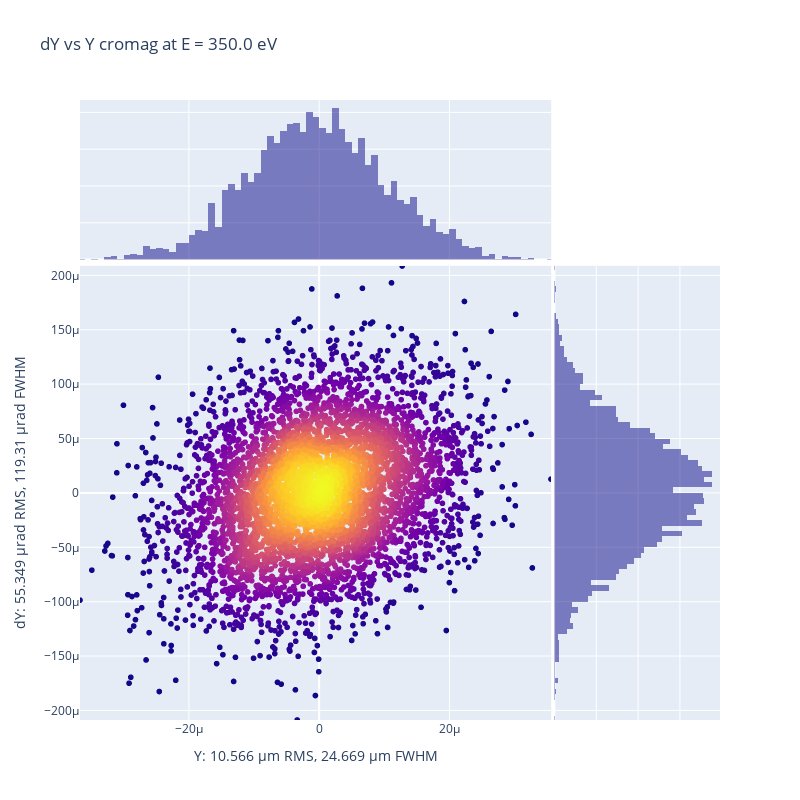

Notebook source saved alongside this figure:
### Code cell
opx.plot_spd_plotly(oe.get_diagram(distance_from_oe=0), oe_name=oe.name, x_key="Y", y_key="dY", 
                show_map=False, light_plot=False, orthonorm=False, save_in_file="", return_fwhm=False,)

### Figure 1 — Plotly figure (JSON) as saved in the notebook; plotly's stock layout.template omitted (floating-point values rounded to 4 significant figures; data arrays with more than 128 entries replaced by an {"elided": "..."} marker saying what was removed)
{"data": [{"hovertemplate": "Y=%{x}<br>dY=%{y}<br>color=%{marker.color}<extra></extra>", "legendgroup": "", "marker": {"color": {"elided": "5000 float values"}, "coloraxis": "coloraxis", "symbol": "circle"}, "mode": "markers", "name": "", "showlegend": false, "type": "scattergl", "x": {"elided": "5000 float values"}, "xaxis": "x", "y": {"elided": "5000 float values"}, "yaxis": "y"}, {"alignmentgroup": "True", "bingroup": "x", "hovertemplate": "Y=%{x}<br>count=%{y}<extra></extra>", "legendgroup": "", "marker": {"color": "#0d0887"}, "name": "", "offsetgroup": "", "opacity": 0.5, "showlegend": false, "type": "histogram", "x": {"elided": "5000 float values"}, "xaxis": "x3", "yaxis": "y3"}, {"alignmentgroup": "True", "bingroup": "y", "hovertemplate": "dY=%{y}<br>count=%{x}<extra></extra>", "legendgroup": "", "marker": {"color": "#0d0887"}, "name": "", "offsetgroup": "", "opacity": 0.5, "showlegend": false, "type": "histogram", "xaxis": "x2", "y": {"elided": "5000 float values"}, "yaxis": "y2"}], "layout": {"barmode": "overlay", "coloraxis": {"colorbar": {"title": {"text": "color"}}, "colorscale": [[0, "#0d0887"], [0.1111, "#46039f"], [0.2222, "#7201a8"], [0.3333, "#9c179e"], [0.4444, "#bd3786"], [0.5556, "#d8576b"], [0.6667, "#ed7953"], [0.7778, "#fb9f3a"], [0.8889, "#fdca26"], [1, "#f0f921"]], "showscale": false}, "height": 800, "legend": {"tracegroupgap": 0}, "title": {"text": "dY vs Y cromag at E = 350.0 eV"}, "width": 800, "xaxis": {"anchor": "y", "domain": [0, 0.7363], "range": [-3.673e-05, 3.563e-05], "title": {"text": "Y: 10.566 µm RMS, 24.669 µm FWHM"}}, "xaxis2": {"anchor": "y2", "domain": [0.7413, 1], "matches": "x2", "showgrid": true, "showline": false, "showticklabels": false, "ticks": ""}, "xaxis3": {"anchor": "y3", "domain": [0, 0.7363], "matches": "x", "showgrid": true, "showticklabels": false}, "xaxis4": {"anchor": "y4", "domain": [0.7413, 1], "matches": "x2", "showgrid": true, "showline": false, "showticklabels": false, "ticks": ""}, "yaxis": {"anchor": "x", "domain": [0, 0.7326], "range": [-0.0002088, 0.0002088], "title": {"text": "dY: 55.349 µrad RMS, 119.31 µrad FWHM"}}, "yaxis2": {"anchor": "x2", "domain": [0, 0.7326], "matches": "y", "showgrid": true, "showticklabels": false}, "yaxis3": {"anchor": "x3", "domain": [0.7426, 1], "matches": "y3", "showgrid": true, "showline": false, "showticklabels": false, "ticks": ""}, "yaxis4": {"anchor": "x4", "domain": [0.7426, 1], "matches": "y3", "showgrid": true, "showline": false, "showticklabels": false, "ticks": ""}}}
